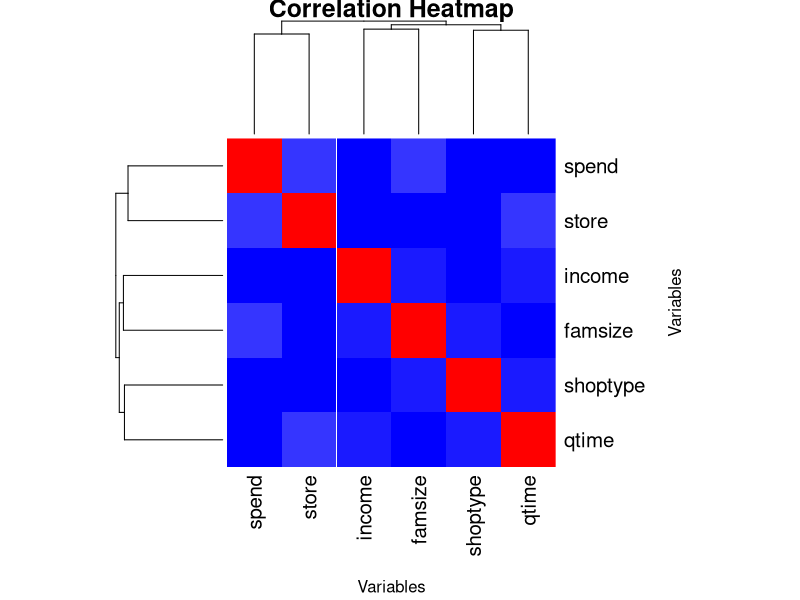
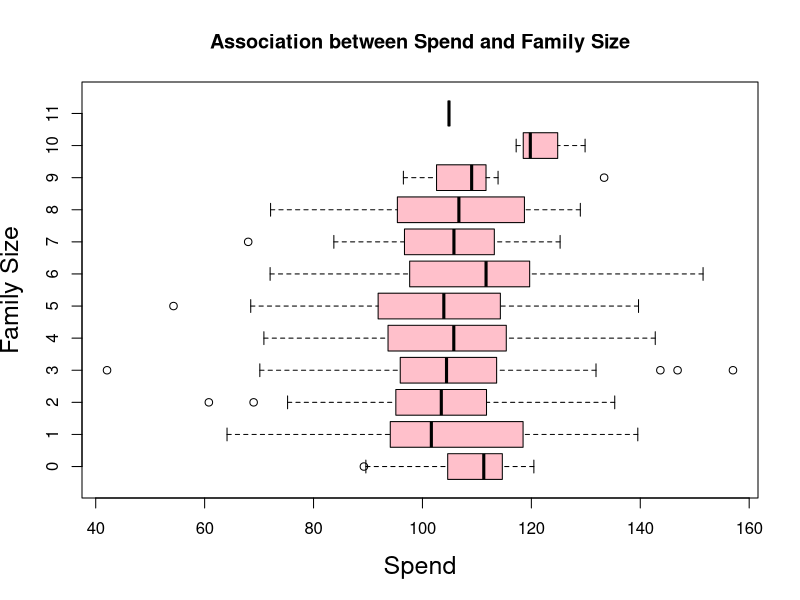

The R source for these figures, in order:
#this code will create a simulated dataset based on information about the
# supermarket shopping habits of UK families. We create a dataset
# representing 500 simulated observations.
# The variables are
# -spend - amount spent on weekly supermarket shop
# -qtime - time spent queuing at checkout/ collection point
# -famsize - no. of household members in addition to buyer
# -store - indicates whether the store is 1: urban, 2 :rural,
# 3 : citycentre
# -shoptype - 0: instore shop, 1: online collection, 2: online home delivery 
# -income - estimated household income
# The setwd() command is optional - you may edit it to your own file
# storage directory or omit entirely
#setwd()

# setting the seed to generate the same dataset 
# every time the code is run
# Set seed for reproducibility
set.seed(2275285)

# Create simulated dataset
spend <- rnorm(500, 105, 15.75)
qtime <- rpois(500, 7)
famsize <- rpois(500, 4)
store <- sample(1:3, 500, replace = TRUE)
shoptype <- rbinom(500, 2, 0.14)
income <- rnorm(500, 38000, 4500)
weeklyshop <- data.frame(spend, qtime, famsize, store, shoptype, income)

# Compute correlation matrix
cor_matrix <- cor(weeklyshop)

# Print correlation coefficient for each pair
for (i in 1:(ncol(weeklyshop) - 1)) {
    for (j in (i + 1):ncol(weeklyshop)) {
        correlation <- cor(weeklyshop[, i], weeklyshop[, j])
        cat(paste("The correlation coefficient between", names(weeklyshop)[i], "and", names(weeklyshop)[j], "is", round(correlation, 2), "\n"))
    }
}

# Plot heatmap with annotations
heatmap(cor_matrix, 
        main = "Correlation Heatmap",
        xlab = "Variables", ylab = "Variables",
        col = colorRampPalette(c("blue", "white", "red"))(20),
        symm = TRUE, margins = c(8, 8))

# Add text annotations to heatmap cells
for (i in 1:ncol(cor_matrix)) {
    for (j in 1:ncol(cor_matrix)) {
        text(i, j, sprintf("%.2f", cor_matrix[i, j]), cex = 0.8, col = "black", pos = 4)
    }
}

# Calculate correlation between spend and famsize
correlation <- cor(weeklyshop$spend, weeklyshop$famsize)
print(correlation)

# Plot box plot correlation between spend and famsize
boxplot(spend ~ famsize, 
        main = "Association between Spend and Family Size", 
        xlab = "Spend", ylab = "Family Size",
        horizontal = TRUE, col = "pink",
        cex.lab = 1.5, font.lab = 2)

# Fit linear regression model
model <- lm(spend ~ famsize, data = weeklyshop)

# Print summary of the regression model
print(summary(model))
